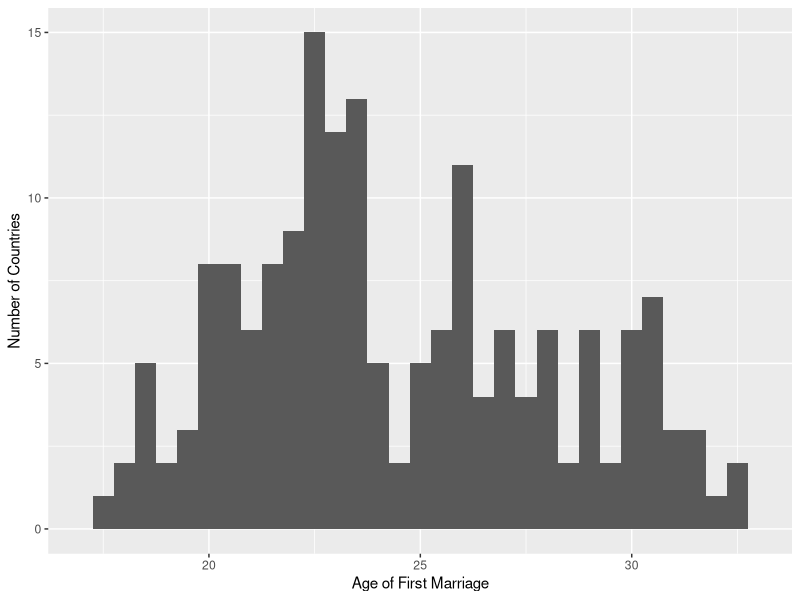
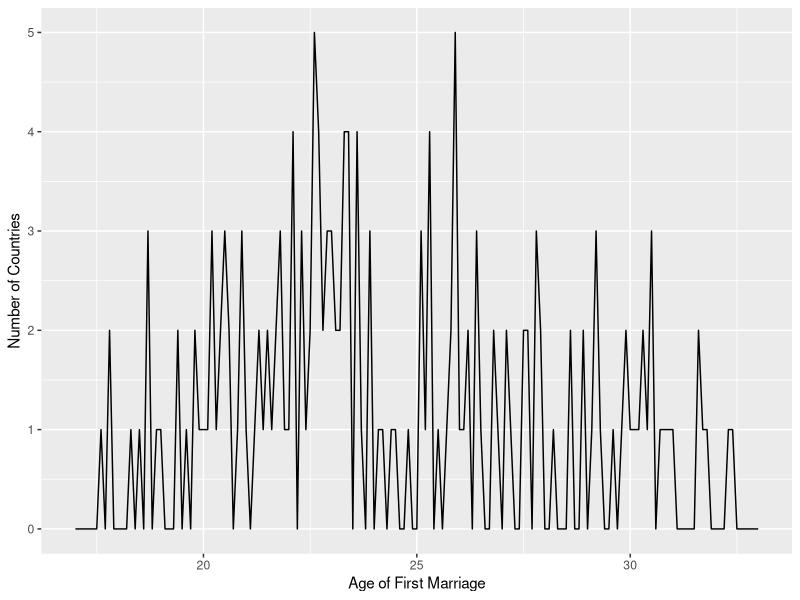
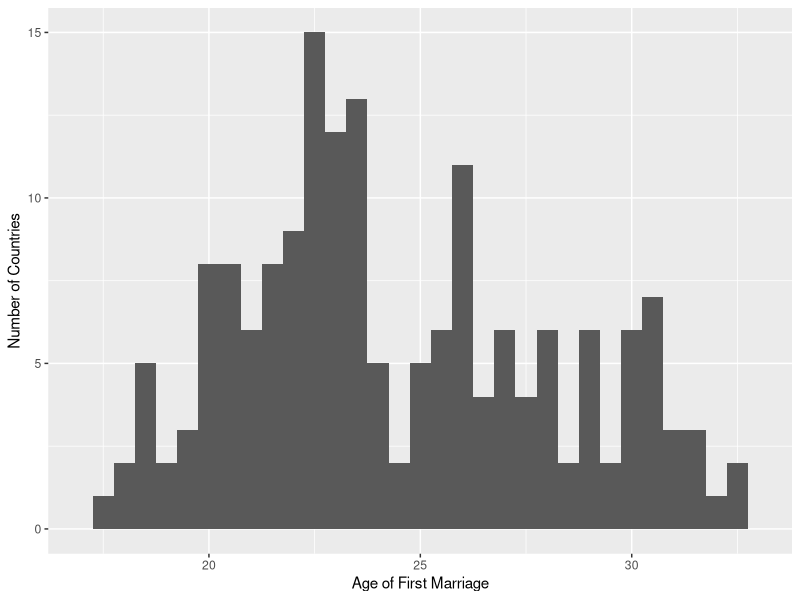
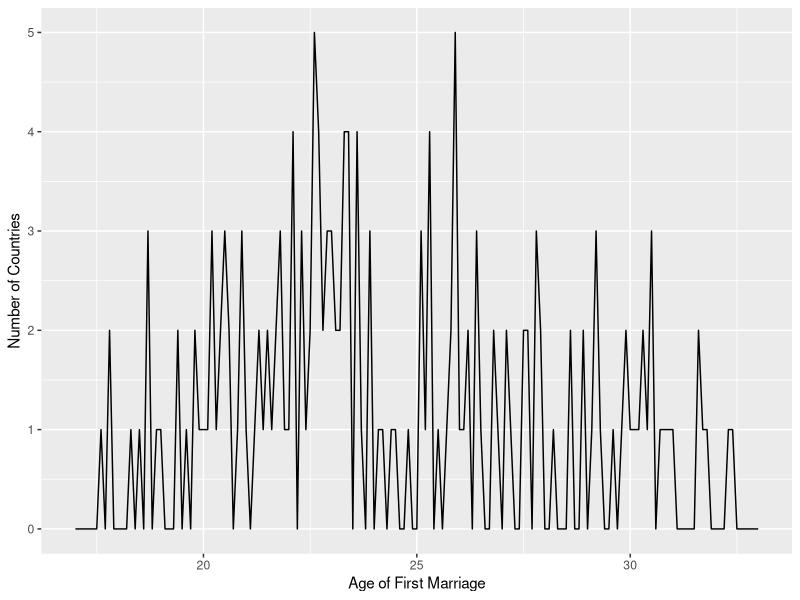

Write the R code that produced these figures, in order.
## ---- chunk 1
age_of_marriage <- read.csv('Age_of_Marriage.csv', header = T, row.names = 1, check.names = F)

library(ggplot2)
## ---- chunk 2
summary(age_of_marriage)
## ---- chunk 3
ggplot(data = age_of_marriage, aes(x = Age)) +
  geom_histogram(binwidth = .5) +
  scale_x_continuous(limits = c(17, 33), breaks = seq(15, 35, 5)) +
  xlab('Age of First Marriage') +
  ylab('Number of Countries')
ggsave('ageHistogram.png')
## ---- chunk 4
ggplot(data = age_of_marriage, aes(x = Age)) +
  geom_freqpoly(binwidth = .1) +
  scale_x_continuous(limits = c(17, 33), breaks = seq(15, 35, 5)) +
  xlab('Age of First Marriage') +
  ylab('Number of Countries')
ggsave('ageFrequency.png')
